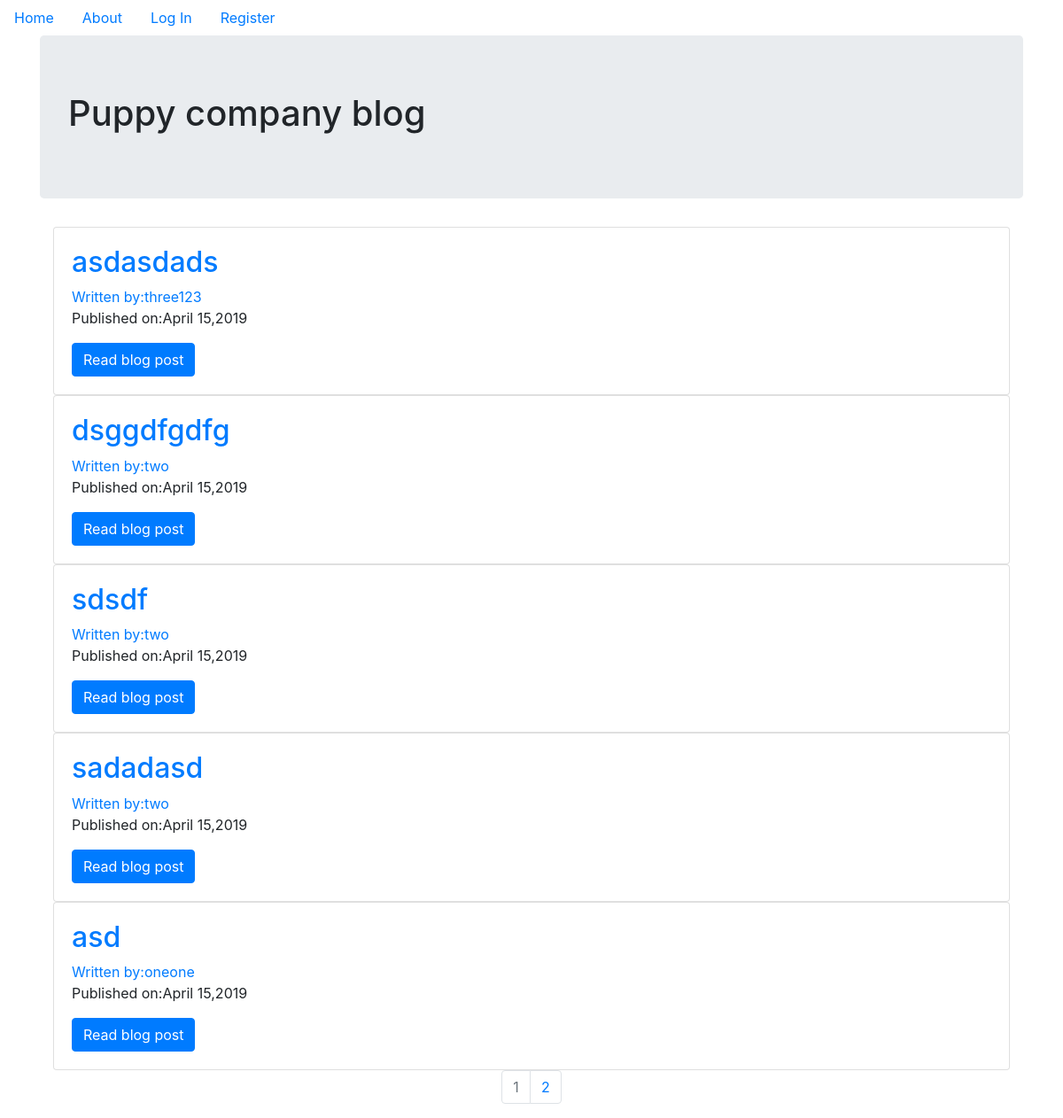
The page / on the database its author committed.
### puppycompanyblog/models.py (models this page shows, shortened)
class BlogPost(db.Model):
    users = db.relationship(User)
    id = db.Column(db.Integer, primary_key=True)
    user_id = db.Column(db.Integer, db.ForeignKey('users.id'), nullable=False)
    date = db.Column(db.DateTime, nullable=False, default=datetime.utcnow)
    title = db.Column(db.String(140), nullable=False)
    text = db.Column(db.Text, nullable=False)

class User(db.Model, UserMixin):
    __tablename__ = 'users'
    id = db.Column(db.Integer, primary_key=True)
    profile_image = db.Column(db.String(64), nullable=False, default='default_profile.png')
    email = db.Column(db.String(64), unique=True, index=True)
    username = db.Column(db.String(64), unique=True, index=True)
    password_hash = db.Column(db.String(128))
    posts = db.relationship('BlogPost', backref='author', lazy=True)

### puppycompanyblog/core/views.py (the view)
@core.route('/')
def index():
    page = request.args.get('page',1,type=int)
    blog_posts = BlogPost.query.order_by(BlogPost.date.desc()).paginate(page=page,per_page=5)
    return render_template('index.html',blog_posts=blog_posts)

### puppycompanyblog/templates/index.html
{% extends "base.html" %}
{% block content %}
    <div class="jumbotron">
        <h1>Puppy company blog</h1>
    </div>
    <div class="container">
        {% for post in blog_posts.items %}
        <div class="card">
            <div class="card-body">
                <h2>
                    <a class="card-title" href="{{url_for('blog_posts.blog_post',blog_post_id=post.id)}}">{{post.title}}</a>
                </h2>
                <a href="{{url_for('users.user_posts',username=post.author.username)}}">Written by:{{post.author.username}}</a>
                <p>Published on:{{post.date.strftime('%B %d,%Y')}}</p>
                <a class="btn btn-primary" href="{{url_for('blog_posts.blog_post',blog_post_id=post.id)}}">Read blog post</a>
            </div>
        </div>
        {% endfor %}
    </div>
<nav aria-label="Page navigation example">
  <ul class="pagination justify-content-center">
      {% for page_num in blog_posts.iter_pages(left_edge=1,right_edge=1,left_current=1,right_current=2) %}
          {% if blog_posts.page == page_num %}
              <li class="page-item disabled">
                  <a class = "page-link" href="{{url_for('core.index',page=page_num)}}">
                    {{page_num}}
                  </a>
              </li>
          {% else %}
              <li class="page-item">
                  <a class = "page-link" href="{{url_for('core.index',page=page_num)}}">
                    {{page_num}}
                  </a>
              </li>
          {% endif %}
      {% endfor %}
  </ul>
</nav>
{% endblock %}

### puppycompanyblog/templates/base.html (shortened to what this page needs)
<!DOCTYPE html>
<html lang="en">
<head>
    <link rel="stylesheet" href="https://stackpath.bootstrapcdn.com/bootstrap/4.3.1/css/bootstrap.min.css">
</head>
<body>
    <ul class="nav">
        <li class="nav-link"><a href="{{ url_for('core.index') }}">Home</a></li>
        <li class="nav-link"><a href="{{ url_for('core.info') }}">About</a></li>
        {% if current_user.is_authenticated %}
        <li class="nav-link"><a href="{{ url_for('users.logout') }}">Log Out</a></li>
        <li class="nav-link"><a href="{{ url_for('users.account') }}">Account</a> </li>
        <li class="nav-link"><a href="{{ url_for('blog_posts.create_post') }}">Create post</a></li>
        {% else %}
        <li class="nav-link"><a href="{{ url_for('users.login') }}">Log In</a> </li>
        <li class="nav-link"><a href="{{ url_for('users.register') }}">Register</a> </li>
        {% endif %}
    </ul>
    <div class="container">
        {% block content %}
        {% endblock %}
    </div>
</body>
</html>

### rows shown on the page
BlogPost: title "asdasdads", author.username "three123", date "April 15,2019"
BlogPost: title "dsggdfgdfg", author.username "two", date "April 15,2019"
BlogPost: title "sdsdf", author.username "two", date "April 15,2019"
BlogPost: title "sadadasd", author.username "two", date "April 15,2019"
BlogPost: title "asd", author.username "oneone", date "April 15,2019"

### other values the page prints
{{ page_num }} "1"
{{ page_num }} "2"
